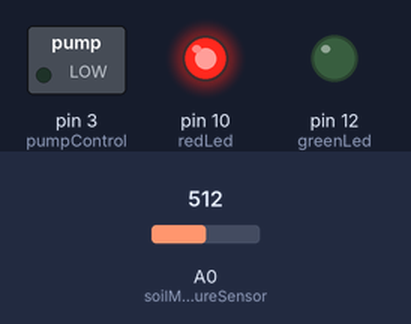
Simulated run of this sketch. Board: Arduino Uno, built with avr-gcc and run on an emulated ATmega328P. Shown: switched loads named in the sketch (green lamp = pin HIGH), output pins drawn as LEDs (lit = HIGH). The test bench sets the inputs (shaded band); at power-on: A0 (soilMoistureSensor) = 512. What the sketch prints to the serial monitor is not drawn.

Above: at 1.8 s.
1.9 s: A0 (soilMoistureSensor) set to 444
3.4 s: A0 (soilMoistureSensor) set to 412
At 4.5 s:
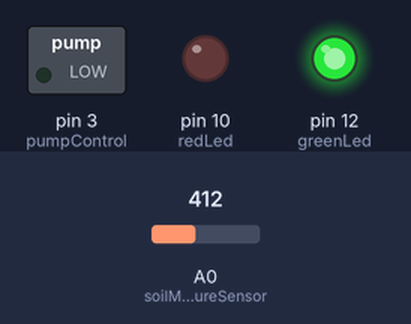
5.5 s: A0 (soilMoistureSensor) set to 355
7.2 s: A0 (soilMoistureSensor) set to 326
At 8.7 s:
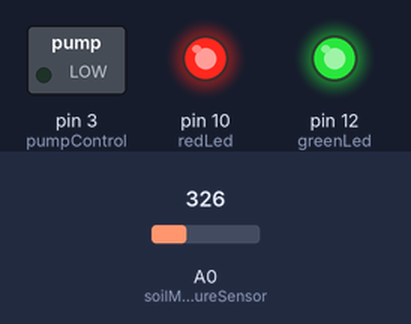
9.5 s: A0 (soilMoistureSensor) set to 511
At 10.3 s:
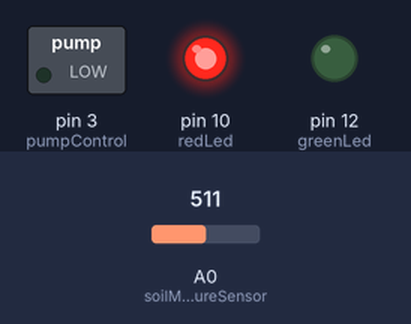
11.5 s: A0 (soilMoistureSensor) set to 306
At 13.0 s:
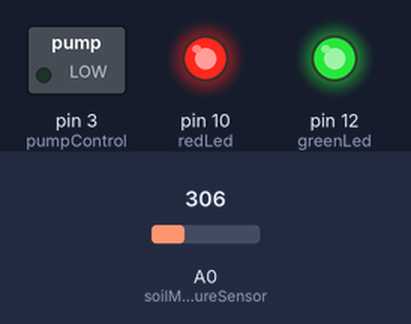
Timing chart, 0 to 14.5 s (numbered marks = the images above; inputs shaded):
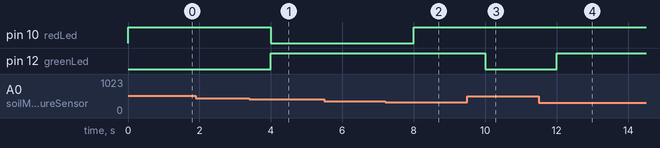

The sketch:

autopumpr.ino
```cpp
// set vars for pins
const int soilMoistureSensor = A0;
const int pumpControl = 3;
const int redLed = 10;
const int greenLed = 12;
const int airValue = 515;
const int waterValue = 260;

// set initial vars for moisture values
int intervals = (airValue - waterValue) / 3;
int soilMoistureValue = 0;

// set vars for delay
unsigned long previousMillis = 0;
const long millisInterval = 60000;

// setup serial output and inital pin modes
void setup() {
  Serial.begin(9600);
  Serial.println("Starting!");
  pinMode(pumpControl, OUTPUT);
  pinMode(redLed, OUTPUT);
  pinMode(greenLed, OUTPUT);
  pinMode(soilMoistureSensor, INPUT);
}

void loop() {
  // read the sensor and stick it in a variable
  int soilMoistureValue = analogRead(soilMoistureSensor);
  // for debugging
  // Serial.println(soilMoistureValue);

  // too wet!  both lights on.
  if (soilMoistureValue > waterValue && soilMoistureValue < (waterValue + intervals)) {
    digitalWrite(redLed, HIGH);
    digitalWrite(greenLed, HIGH);
    digitalWrite(pumpControl, LOW);
  // just right, green light.
  } else if (soilMoistureValue > (waterValue + intervals) && soilMoistureValue < (airValue - intervals)) {
    digitalWrite(redLed, LOW);
    digitalWrite(greenLed, HIGH);
    digitalWrite(pumpControl, LOW);
  // too dry!  red light on, pump runs once per millisInterval.
  } else if (soilMoistureValue < airValue && soilMoistureValue > (airValue - intervals)) {
    // set currentMillis from how long the arduino's been on
    unsigned long currentMillis = millis();

    digitalWrite(redLed, HIGH);
    digitalWrite(greenLed, LOW);

    // run the pump for 2s if it hasn't been run in 60s
    if (currentMillis - previousMillis >= millisInterval) {
      previousMillis = currentMillis;
      Serial.println("Pump turning on!");
      digitalWrite(pumpControl, HIGH);
      delay(2000);
      Serial.println("Pump turning off!");
      digitalWrite(pumpControl, LOW);
    }
  }
  delay(1000);
}
```

Measured:
- the behaviour switches between 430 and 429 on A0 (soilMoistureSensor) (found by bisection; images 0 and 1)
- the behaviour switches between 345 and 344 on A0 (soilMoistureSensor) (found by bisection; images 1 and 2)
- after the input at 1.9 s, every drawn part: stays the same
- after the input at 3.4 s, pin 10 (redLed): HIGH → LOW after 0.60 s; pin 12 (greenLed): LOW → HIGH after 0.60 s
- after the input at 5.5 s, every drawn part: stays the same
- after the input at 7.2 s, pin 10 (redLed): LOW → HIGH after 0.80 s
- after the input at 9.5 s, pin 12 (greenLed): HIGH → LOW after 0.50 s
- after the input at 11.5 s, pin 12 (greenLed): LOW → HIGH after 0.50 s
